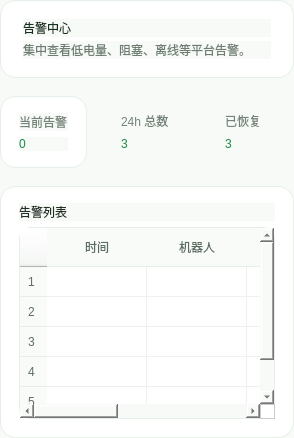
<?xml version="1.0" encoding="UTF-8"?>
<ui version="4.0">
 <class>AlertsPage</class>
 <widget class="QWidget" name="告警中心Page">
  <property name="styleSheet">
   <string notr="true">QWidget {
    background: #F7FAF7;
    color: #1F2A1F;
    font-family: "Microsoft YaHei", "PingFang SC", "Noto Sans CJK SC", sans-serif;
}
QFrame#pageCard, QFrame#statCard, QFrame#taskCard, QFrame#logCard, QFrame#tableCard, QFrame#settingsCard, QFrame#heroCard {
    background: #FFFFFF;
    border: 1px solid #E6EEE8;
    border-radius: 16px;
}
QLabel#pageHeading {
    color: #16311E;
    font: 700 18pt "Microsoft YaHei";
}
QLabel#pageSubheading {
    color: #6E7E73;
    font: 10pt "Microsoft YaHei";
}
QLabel#sectionTitle {
    color: #203024;
    font: 700 10.5pt "Microsoft YaHei";
}
QLabel#statValue {
    color: #168C48;
    font: 700 18pt "Microsoft YaHei";
}
QLabel#statLabel, QLabel#fieldLabel {
    color: #738377;
    font: 9.5pt "Microsoft YaHei";
}
QLineEdit, QComboBox, QPlainTextEdit, QSpinBox, QDoubleSpinBox {
    background: #FFFFFF;
    border: 1px solid #DCE8DF;
    border-radius: 10px;
    padding: 6px 10px;
    color: #223026;
}
QPushButton#primaryButton {
    background: #22C55E;
    color: #FFFFFF;
    border: none;
    border-radius: 10px;
    min-height: 38px;
    padding: 0 18px;
    font: 700 10pt "Microsoft YaHei";
}
QPushButton#primaryButton:hover {
    background: #16A34A;
}
QPushButton#secondaryButton {
    background: #F3FAF5;
    color: #168C48;
    border: 1px solid #CDEED8;
    border-radius: 10px;
    min-height: 38px;
    padding: 0 18px;
    font: 700 10pt "Microsoft YaHei";
}
QPushButton#secondaryButton:hover {
    background: #E8F8EE;
}
QTableWidget {
    background: #FFFFFF;
    border: 1px solid #E6EEE8;
    border-radius: 12px;
    gridline-color: #EEF2EF;
    color: #243126;
}
QHeaderView::section {
    background: #F8FBF8;
    color: #5D6D62;
    padding: 8px;
    border: none;
    border-bottom: 1px solid #E6EEE8;
    font: 700 9pt "Microsoft YaHei";
}</string>
  </property>
  <layout class="QVBoxLayout" name="verticalLayoutRoot">
   <property name="spacing">
    <number>18</number>
   </property>
   <property name="leftMargin">
    <number>0</number>
   </property>
   <property name="topMargin">
    <number>0</number>
   </property>
   <property name="rightMargin">
    <number>0</number>
   </property>
   <property name="bottomMargin">
    <number>0</number>
   </property>
   <item>
    <widget class="QFrame" name="heroCard">
     <layout class="QVBoxLayout" name="verticalLayoutHero">
      <property name="spacing">
       <number>4</number>
      </property>
      <property name="leftMargin">
       <number>22</number>
      </property>
      <property name="topMargin">
       <number>18</number>
      </property>
      <property name="rightMargin">
       <number>22</number>
      </property>
      <property name="bottomMargin">
       <number>18</number>
      </property>
      <item>
       <widget class="QLabel" name="pageHeading">
        <property name="text">
         <string>告警中心</string>
        </property>
       </widget>
      </item>
      <item>
       <widget class="QLabel" name="pageSubheading">
        <property name="text">
         <string>集中查看低电量、阻塞、离线等平台告警。</string>
        </property>
       </widget>
      </item>
     </layout>
    </widget>
   </item>
   
   <item>
    <layout class="QHBoxLayout" name="horizontalLayoutAlertStats">
     <property name="spacing"><number>16</number></property>
     <item>
      <widget class="QFrame" name="statCard">
       <layout class="QVBoxLayout" name="verticalLayoutAlertStat1">
        <property name="leftMargin"><number>18</number></property>
        <property name="topMargin"><number>16</number></property>
        <property name="rightMargin"><number>18</number></property>
        <property name="bottomMargin"><number>16</number></property>
        <item><widget class="QLabel" name="statLabel"><property name="text"><string>当前告警</string></property></widget></item>
        <item><widget class="QLabel" name="statValue"><property name="text"><string>0</string></property></widget></item>
       </layout>
      </widget>
     </item>
     <item>
      <widget class="QFrame" name="statCard">
       <layout class="QVBoxLayout" name="verticalLayoutAlertStat2">
        <property name="leftMargin"><number>18</number></property>
        <property name="topMargin"><number>16</number></property>
        <property name="rightMargin"><number>18</number></property>
        <property name="bottomMargin"><number>16</number></property>
        <item><widget class="QLabel" name="statLabel2"><property name="styleSheet"><string notr="true">color:#738377; font:9.5pt "Microsoft YaHei";</string></property><property name="text"><string>24h 总数</string></property></widget></item>
        <item><widget class="QLabel" name="statValue2"><property name="styleSheet"><string notr="true">color:#168C48; font:700 18pt "Microsoft YaHei";</string></property><property name="text"><string>3</string></property></widget></item>
       </layout>
      </widget>
     </item>
     <item>
      <widget class="QFrame" name="statCard">
       <layout class="QVBoxLayout" name="verticalLayoutAlertStat3">
        <property name="leftMargin"><number>18</number></property>
        <property name="topMargin"><number>16</number></property>
        <property name="rightMargin"><number>18</number></property>
        <property name="bottomMargin"><number>16</number></property>
        <item><widget class="QLabel" name="statLabel3"><property name="styleSheet"><string notr="true">color:#738377; font:9.5pt "Microsoft YaHei";</string></property><property name="text"><string>已恢复</string></property></widget></item>
        <item><widget class="QLabel" name="statValue3"><property name="styleSheet"><string notr="true">color:#168C48; font:700 18pt "Microsoft YaHei";</string></property><property name="text"><string>3</string></property></widget></item>
       </layout>
      </widget>
     </item>
    </layout>
   </item>
   <item>
    <widget class="QFrame" name="tableCard">
     <layout class="QVBoxLayout" name="verticalLayoutAlertsTable">
      <property name="leftMargin"><number>18</number></property>
      <property name="topMargin"><number>16</number></property>
      <property name="rightMargin"><number>18</number></property>
      <property name="bottomMargin"><number>18</number></property>
      <item><widget class="QLabel" name="sectionTitle"><property name="text"><string>告警列表</string></property></widget></item>
      <item>
       <widget class="QTableWidget" name="tableRecentAlerts">
        <property name="rowCount"><number>5</number></property>
        <property name="columnCount"><number>5</number></property>
        <column><property name="text"><string>时间</string></property></column>
        <column><property name="text"><string>机器人</string></property></column>
        <column><property name="text"><string>级别</string></property></column>
        <column><property name="text"><string>类型</string></property></column>
        <column><property name="text"><string>说明</string></property></column>
       </widget>
      </item>
     </layout>
    </widget>
   </item>

  </layout>
 </widget>
 <resources/>
 <connections/>
</ui>
